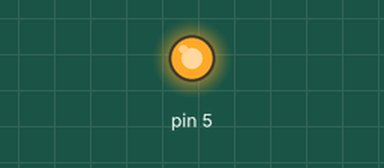
A sketch run on a simulated Arduino Uno, built with avr-gcc and run on an emulated ATmega328P. On the bench: output pins drawn as LEDs (lit = HIGH).

Above: at 0.1 s.
Timing chart, 0 to 1.6 s (numbered marks = the images above):
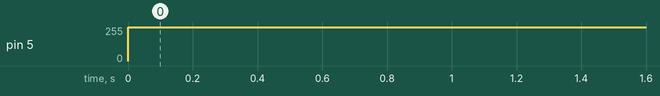

Measured:
- by itself, pin 5: 0/255 → 254/255 at 0.00 s

The sketch:

pwmtest.ino
```cpp
void setup() {
  // put your setup code here, to run once:
  Serial.begin(9600);
}

void loop() {
  // put your main code here, to run repeatedly:
  analogWrite(5, 254);
//  Serial.println(digitalRead(5));
}
```
